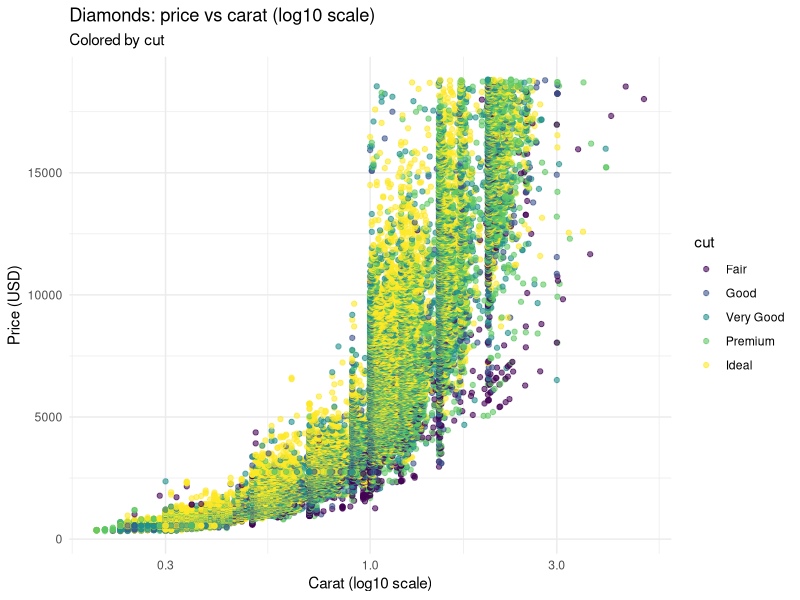

This figure's R source:
## ---- chunk 1
# Load required package
library(ggplot2)

# Print current date and time (will appear in the rendered output)
cat("Generated on: ", format(Sys.time(), "%Y-%m-%d %H:%M:%S %Z"), "\n\n")

# Create a plot of the diamonds dataset
p <- ggplot(diamonds, aes(x = carat, y = price, color = cut)) +
  geom_point(alpha = 0.6, size = 1.5) +
  scale_x_log10() +
  labs(
    title = "Diamonds: price vs carat (log10 scale)",
    subtitle = "Colored by cut",
    x = "Carat (log10 scale)",
    y = "Price (USD)"
  ) +
  theme_minimal()

# Print the plot
print(p)
